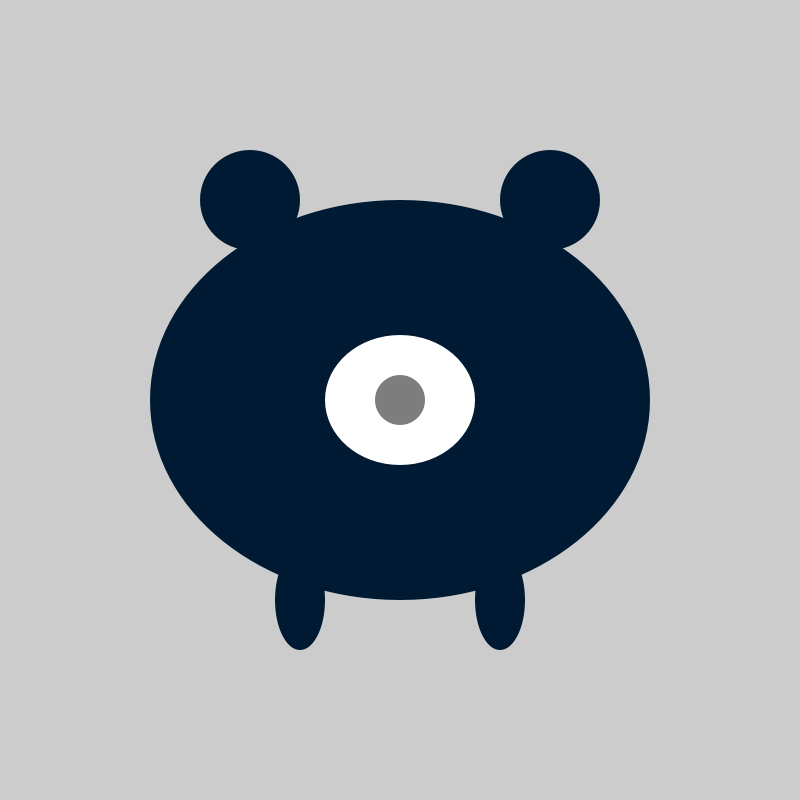
Frame 1 (no input)
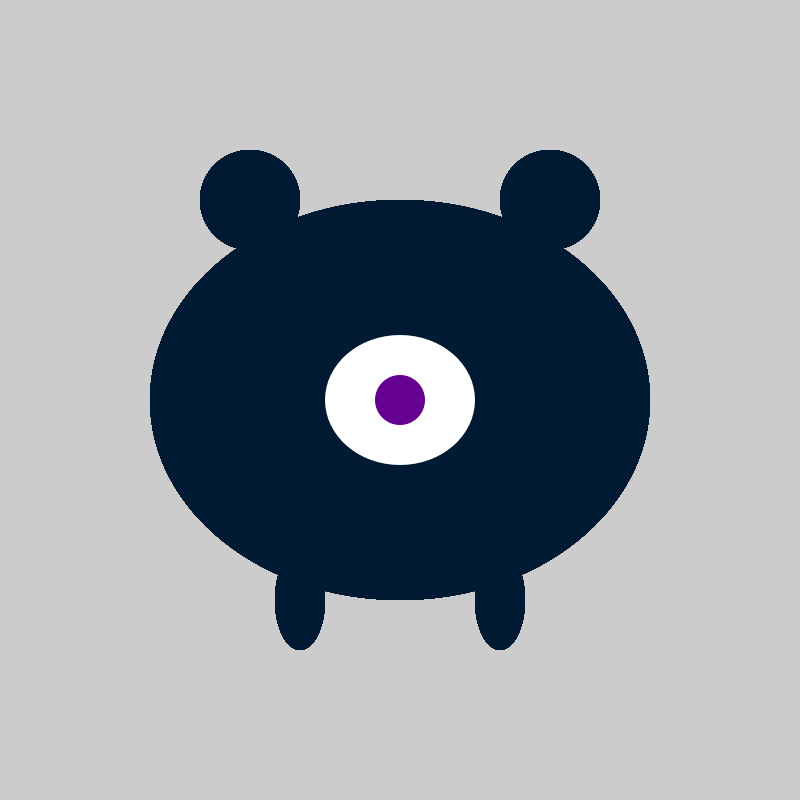
Frame 60 (the mouse pressed at the canvas centre just before this capture)
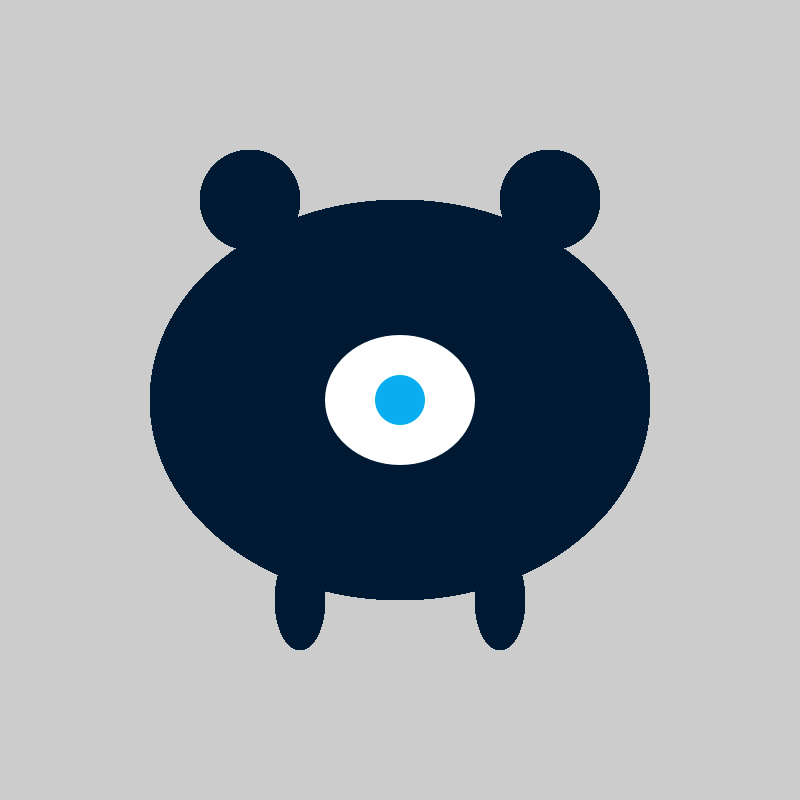
Frame 120 (the mouse held since frame 60 and released just before this capture)

The Processing sketch that drew these frames (run headless with seeded random() and noise(); from frame 60 on, the mouse is pressed at the canvas centre):

// Processing sketch: processing_149528
// ── processing_149528.pde

float R=125; 


float centerR=125; 


float a=PI/2; 


float a1=PI; 


float a2=3*PI/2; 


float pathR=125; 


float pathG=125; 


float G=125; 


float centerG=125; 


float pathB=125; 


float B=125; 


float centerB=125; 

void setup() {
  
size(800, 800);
}

void draw() {
beginShape();
//face
noStroke();
fill(0, 26, 51);
ellipse(400, 400, 500, 400);
//ears
ellipse(250, 200, 100, 100);
ellipse(550, 200, 100, 100);
fill (255);
ellipse(400, 400, 150, 130);
fill (pathR,pathG,pathB);
pathR=centerR+R*sin(a); 
a=a+.03; 
pathG=centerG+G*sin(a1); 
a1=a1+.03; 
pathB=centerB+B*sin(a2); 
a2=a2+.03; 
ellipse(400, 400, 50, 50); 
fill(0, 26, 51);
ellipse(300, 600, 50, 100);
ellipse(500, 600, 50, 100);
}
